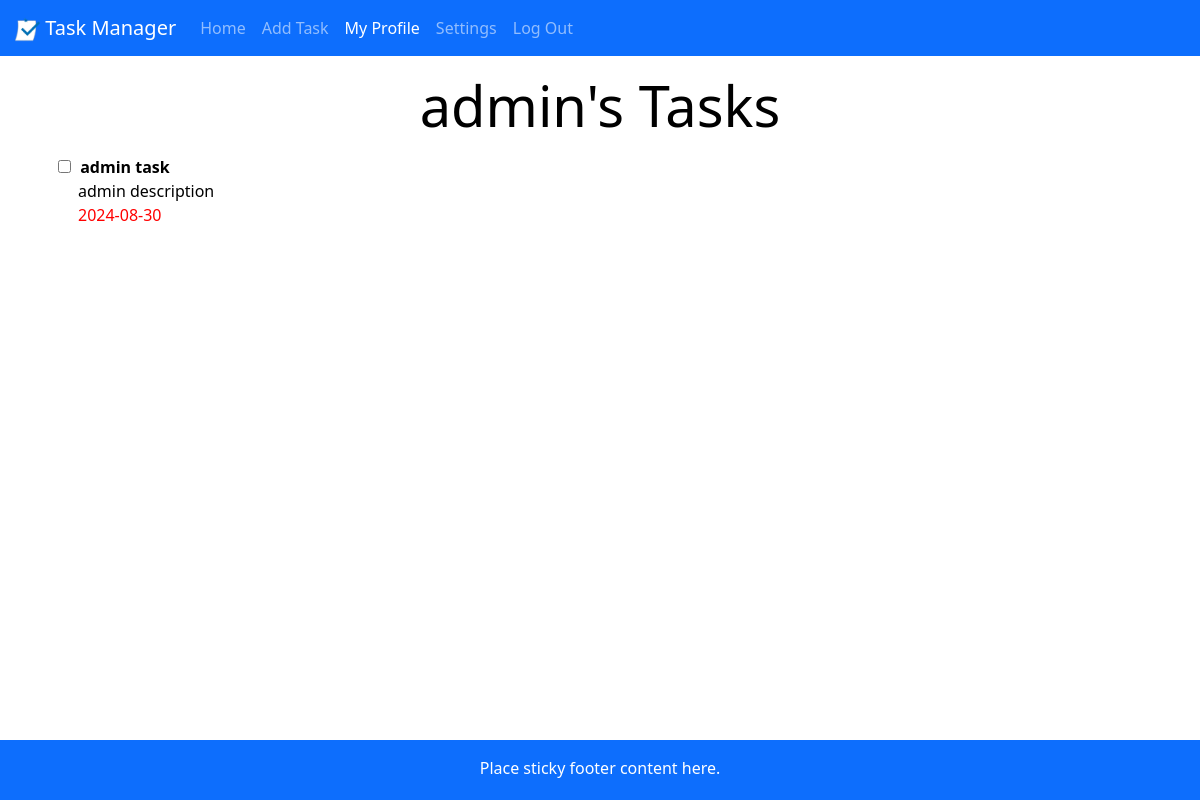
The app's page /admin (signed in), older data.
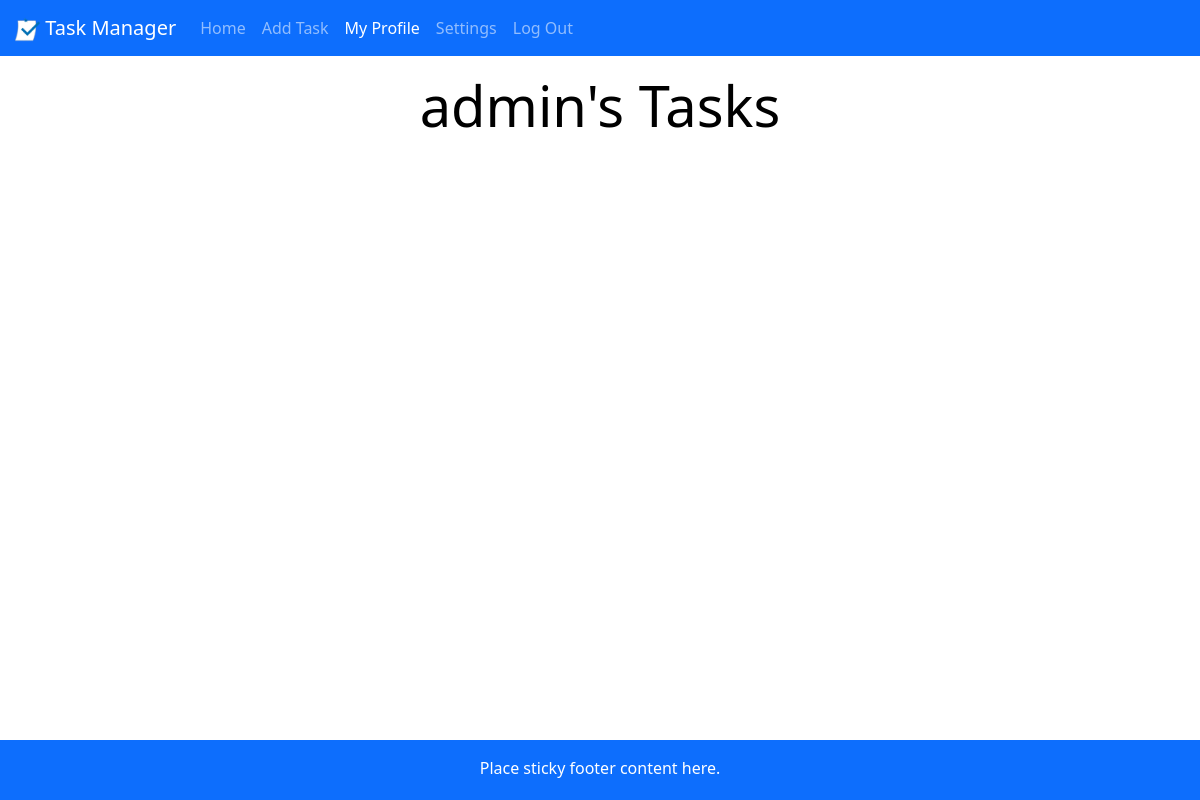
The same page, newer data.
### app.py (models this page shows, shortened)
class User(db.Model):
    __tablename__ = 'User'
    id = db.Column(db.Integer, primary_key = True)
    user = db.Column(db.String(20), unique = True, nullable = False) # stores original case of username
    user_lower = db.Column(db.String(20), unique = True, nullable = False) # stores lower case version of username
    email = db.Column(db.String(100), unique = True, nullable = False)
    email_lower = db.Column(db.String(100), unique = True, nullable = False)
    password = db.Column(db.String(50), nullable = False)

class Task(db.Model):
    __tablename__ = 'Task'
    id = db.Column(db.Integer, primary_key = True)
    title = db.Column(db.String(100), nullable = False)
    description = db.Column(db.String(200), default = None)
    due_date = db.Column(db.Date, default = None)
    completed = db.Column(db.Boolean, default = False)
    user_lower = db.Column(db.String(20), nullable = False) # matches user_lower in "User" class
    subtasks = db.relationship('Subtask', backref='task', lazy = True)

### app.py (the view, shortened to what this page needs)
@app.route("/<user>")
def user_page(user):
    if "user" in session:
        logged_in_user = session["user"]
        stored_user = User.query.filter_by(user_lower=logged_in_user.lower()).first()
        if not stored_user:
            flash("Your account no longer exists. Please log in again.", "error")
            session.pop("user", None)
            return redirect(url_for("login"))
        if user.lower() == stored_user.user_lower:
            tasks_passed = Task.query.filter_by(user_lower=stored_user.user_lower).all()
            return render_template("user.html", user=stored_user.user, tasks= tasks_passed)
    flash("To view profiles, you need to log in first.", "info")
    return redirect(url_for("login"))

### app.py (called while the page is built)
@app.before_request
def check_user_existence():
    if "user" in session:
        user_lower = session["user"].lower()
        if not User.query.filter_by(user_lower=user_lower).first():
            session.pop("user", None)
            flash("Your account no longer exists. Please log in again.", "error")
            return redirect(url_for("login"))

### templates/user.html (shortened to what this page needs)
{% extends "layout.html" %}
{% block home_status %}{% endblock %}
{% block user_status %}active{% endblock %}
{% block settings_status %}{% endblock %}
{% block add_status %}{% endblock %}
{% block content %}
<div class="position-relative m-md-3">
  <div>
    <h1 class="h3 mb-3 display-4 font-weight-normal text-center">{{ user }}'s Tasks</h1>
  </div>
  {% for task in tasks %}
  <span {% if task.completed %} style="text-decoration: line-through" {% endif %}>
    <div class="task">
      <input type="checkbox" class="task-checkbox" {% if task.completed %}checked{% endif %} onclick="updateTaskStatus(this, {{ task.id }})">
      <span class="task-name">{{ task.title }}</span>
      <div class="task-details">
        {% if task.description %}
        <span class="task-description">{{ task.description }}</span><br>
        {% endif %}
        {% if task.due_date %}
        <span class="task-due-date">{{ task.due_date }}</span><br>
        {% endif %}
      </div>
    </div>
  </span>
  {% endfor %}
</div>
{% endblock %}

### templates/layout.html (shortened to what this page needs)
<!doctype html>
<html lang="en">
<head>
  <link rel="stylesheet" href="https://cdn.jsdelivr.net/npm/bootstrap@5.3.0-alpha1/dist/css/bootstrap.min.css">
  <link rel="stylesheet" type="text/css" href="{{ url_for('static', filename='style.css') }}">
</head>
<body>
  <nav class="navbar navbar-expand-lg navbar-dark bg-primary text-center">
    <a class="navbar-brand" href="/"><img src="{{ url_for('static', filename='task_manager_logo.png') }}"
        alt="Task Manager Logo" width="25" height="25"> Task Manager</a>
    <div class="collapse navbar-collapse" id="navbarText">
      <ul class="navbar-nav mr-auto">
        <li class="nav-item">
          <a class="nav-link {% block home_status %}{% endblock %}" href="/">Home</a>
        </li>
        {% if session.get("user") %}
        <li class="nav-item">
          <a class="nav-link {% block add_status %}{% endblock %}" href="/add-task">Add Task</a>
        </li>
        <li class="nav-item">
          <a class="nav-link {% block user_status %}{% endblock %}" href="{{url_for("user_page",
            user=session["user"])}}">My Profile</a>
        </li>
        <li class="nav-item">
          <a class="nav-link {% block settings_status %}{% endblock %}" href="/settings">Settings</a>
        </li>
        <li class="nav-item">
          <a class="nav-link" href="/logout">Log Out</a>
        </li>
        {% endif %}
      </ul>
    </div>
  </nav>
  <main class="flex-shrink-0">
    <div class="container">
      {% block content %}
      {% endblock %}
    </div>
  </main>
  <footer class="footer fixed-bottom mt-auto py-3 bg-primary">
    <div class="container">
      <span>Place sticky footer content here.</span>
    </div>
  </footer>
</body>
</html>

### static/style.css (style rules this page uses)
body { min-height: 100vh; display: flex; flex-direction: column; color: #000000 }
h1 { color: #517EF7 }
main { flex: 1; }
.navbar-brand { margin-left:15px !important; }
.footer { width: 100%; height: 60px; }
.footer .container { text-align: center; color: #ffffff }

### templates/layout.html (style rules this page uses)
html, body { height: 100%; margin: 0; }
body { display: flex; flex-direction: column; }
main { flex: 1; }
.footer { padding: 1rem; text-align: center; }

Row changes from the older to the newer data that the page shows:
removed Task: title "admin task", description "admin description", due_date "2024-08-30"
